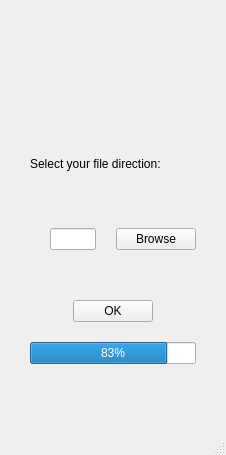
<?xml version="1.0" encoding="UTF-8"?>
<ui version="4.0">
 <class>collapserWin</class>
 <widget class="QMainWindow" name="collapserWin">
  <property name="geometry">
   <rect>
    <x>0</x>
    <y>0</y>
    <width>226</width>
    <height>455</height>
   </rect>
  </property>
  <property name="windowTitle">
   <string>MainWindow</string>
  </property>
  <widget class="QWidget" name="centralwidget">
   <layout class="QVBoxLayout" name="verticalLayout">
    <property name="spacing">
     <number>20</number>
    </property>
    <property name="leftMargin">
     <number>30</number>
    </property>
    <property name="rightMargin">
     <number>30</number>
    </property>
    <item>
     <layout class="QHBoxLayout" name="horizontalLayout_2">
      <item>
       <widget class="QLabel" name="label_2">
        <property name="sizePolicy">
         <sizepolicy hsizetype="Maximum" vsizetype="Maximum">
          <horstretch>0</horstretch>
          <verstretch>0</verstretch>
         </sizepolicy>
        </property>
        <property name="minimumSize">
         <size>
          <width>0</width>
          <height>0</height>
         </size>
        </property>
        <property name="maximumSize">
         <size>
          <width>100</width>
          <height>100</height>
         </size>
        </property>
        <property name="layoutDirection">
         <enum>Qt::LeftToRight</enum>
        </property>
        <property name="autoFillBackground">
         <bool>false</bool>
        </property>
        <property name="frameShape">
         <enum>QFrame::NoFrame</enum>
        </property>
        <property name="frameShadow">
         <enum>QFrame::Plain</enum>
        </property>
        <property name="text">
         <string/>
        </property>
        <property name="pixmap">
         <pixmap resource="../TNManalyserToEmulator_conventer/new.qrc">:/newPrefix/versatile (3).png</pixmap>
        </property>
        <property name="scaledContents">
         <bool>true</bool>
        </property>
        <property name="alignment">
         <set>Qt::AlignCenter</set>
        </property>
        <property name="wordWrap">
         <bool>false</bool>
        </property>
        <property name="margin">
         <number>-15</number>
        </property>
        <property name="openExternalLinks">
         <bool>false</bool>
        </property>
       </widget>
      </item>
     </layout>
    </item>
    <item>
     <widget class="QLabel" name="label">
      <property name="text">
       <string>Select your file direction:</string>
      </property>
     </widget>
    </item>
    <item>
     <layout class="QHBoxLayout" name="horizontalLayout">
      <property name="spacing">
       <number>20</number>
      </property>
      <property name="leftMargin">
       <number>20</number>
      </property>
      <item>
       <widget class="QLineEdit" name="lineEdit"/>
      </item>
      <item>
       <widget class="QPushButton" name="pushButton">
        <property name="text">
         <string>Browse</string>
        </property>
       </widget>
      </item>
     </layout>
    </item>
    <item>
     <spacer name="verticalSpacer_2">
      <property name="orientation">
       <enum>Qt::Vertical</enum>
      </property>
      <property name="sizeType">
       <enum>QSizePolicy::Fixed</enum>
      </property>
      <property name="sizeHint" stdset="0">
       <size>
        <width>20</width>
        <height>30</height>
       </size>
      </property>
     </spacer>
    </item>
    <item>
     <layout class="QHBoxLayout" name="horizontalLayout_3">
      <item>
       <widget class="QPushButton" name="pushButton_2">
        <property name="sizePolicy">
         <sizepolicy hsizetype="Maximum" vsizetype="Fixed">
          <horstretch>0</horstretch>
          <verstretch>0</verstretch>
         </sizepolicy>
        </property>
        <property name="layoutDirection">
         <enum>Qt::LeftToRight</enum>
        </property>
        <property name="text">
         <string>OK</string>
        </property>
       </widget>
      </item>
     </layout>
    </item>
    <item>
     <widget class="QProgressBar" name="progressBar">
      <property name="value">
       <number>83</number>
      </property>
     </widget>
    </item>
    <item>
     <spacer name="verticalSpacer">
      <property name="orientation">
       <enum>Qt::Vertical</enum>
      </property>
      <property name="sizeType">
       <enum>QSizePolicy::Fixed</enum>
      </property>
      <property name="sizeHint" stdset="0">
       <size>
        <width>20</width>
        <height>60</height>
       </size>
      </property>
     </spacer>
    </item>
   </layout>
  </widget>
  <widget class="QMenuBar" name="menubar">
   <property name="geometry">
    <rect>
     <x>0</x>
     <y>0</y>
     <width>226</width>
     <height>21</height>
    </rect>
   </property>
  </widget>
  <widget class="QStatusBar" name="statusbar"/>
 </widget>
 <resources>
  <include location="../TNManalyserToEmulator_conventer/new2.qrc"/>
 </resources>
 <connections/>
</ui>
